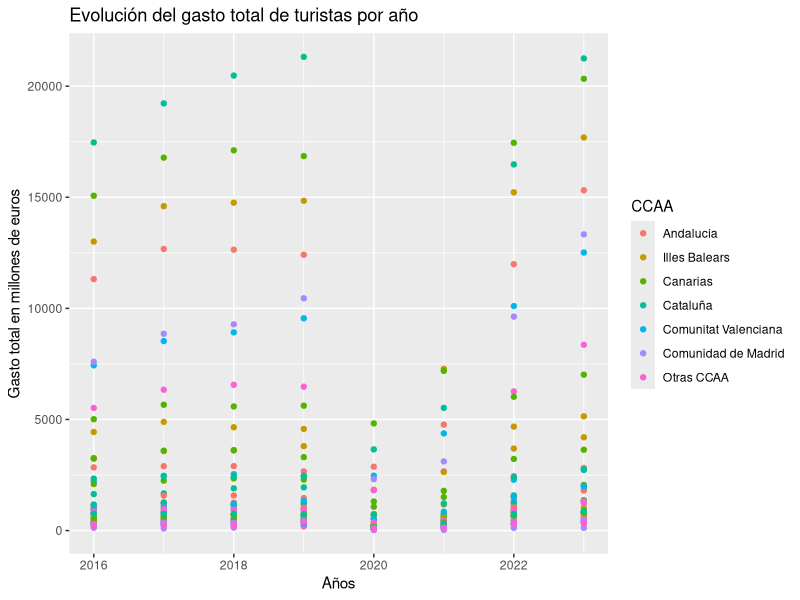
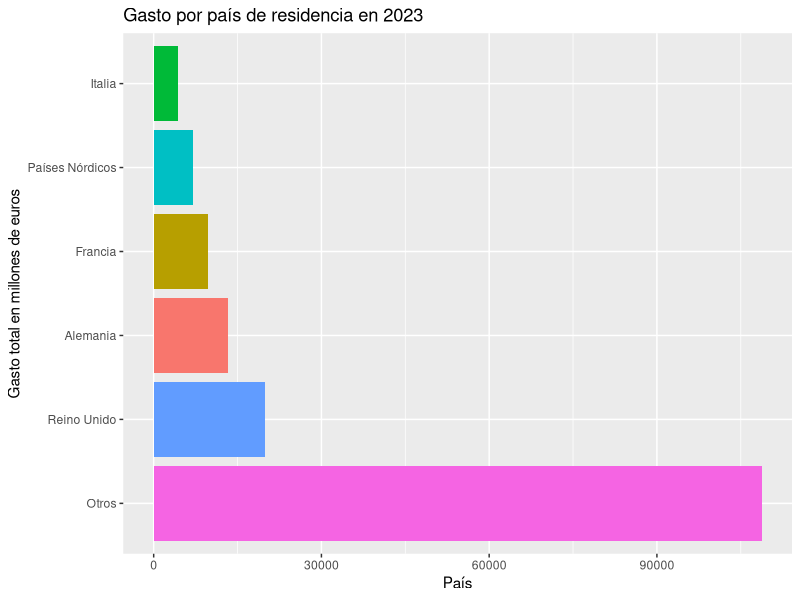
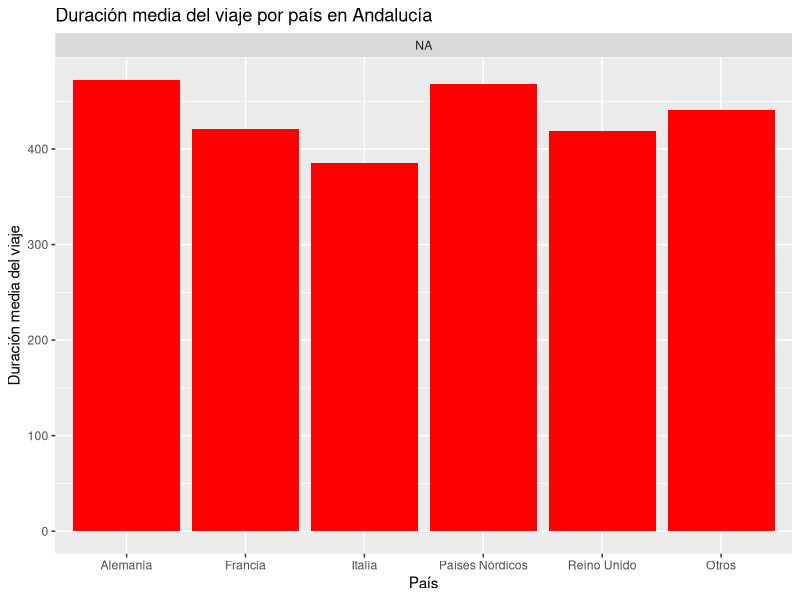
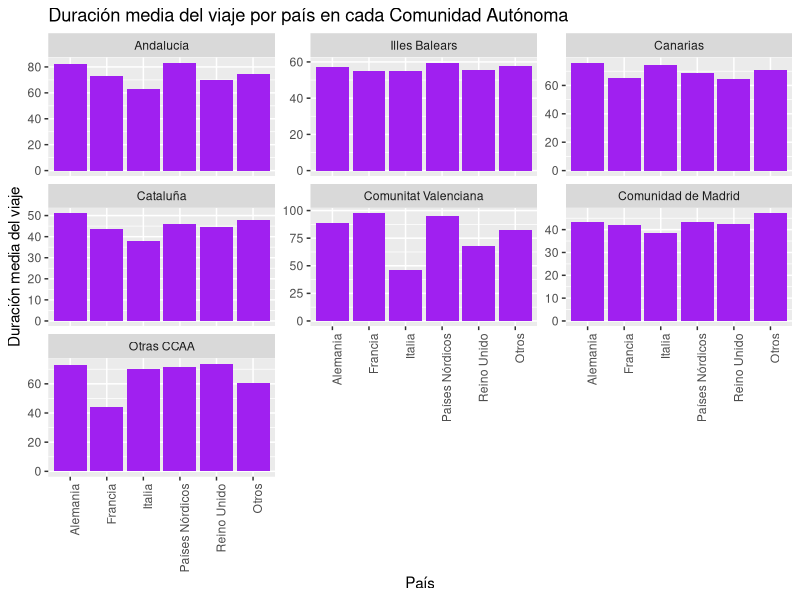
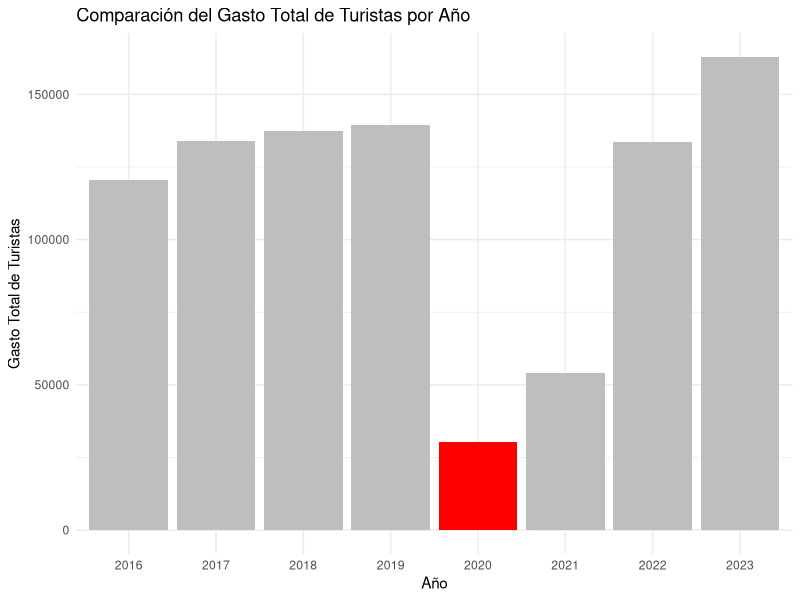
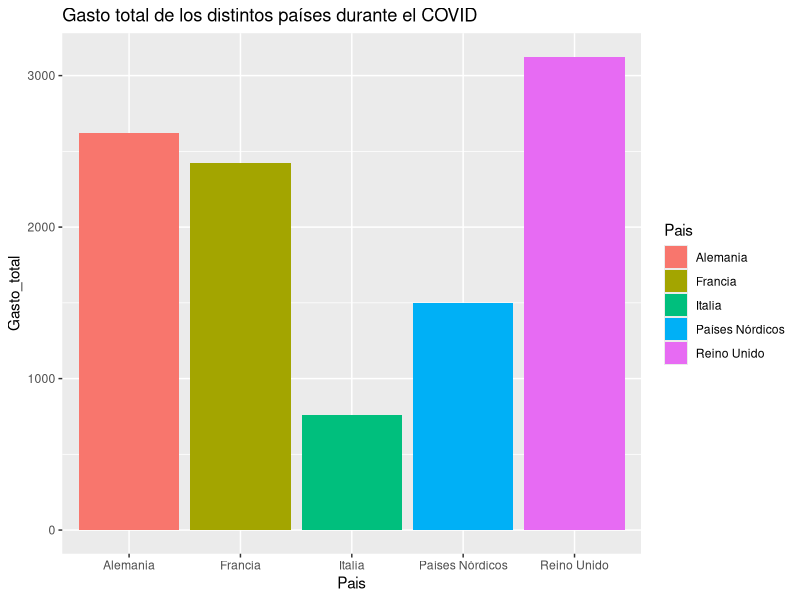
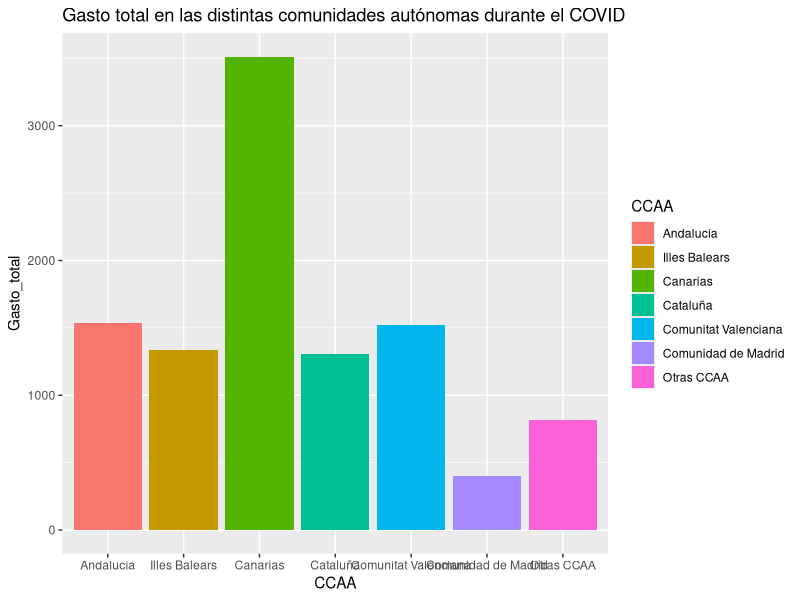
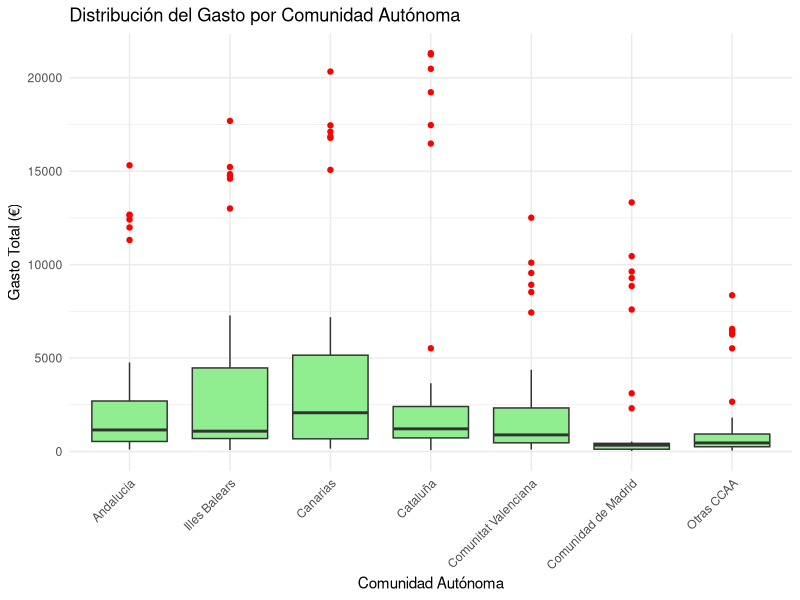

Reproduce these figures in R, in order.
## ---- chunk 1
# Setup Chunk
library(here)  
library(knitr)

knitr::opts_chunk$set(echo = TRUE)
knitr::opts_knit$set(root.dir = here::here()) # Setwd() a la carpeta del 
#proyecto ProyectoAED2024 debido a que por defecto el Rmd trabaja en el working 
#directory de la carpeta ProyectoAED2024_Rmd
#knitr::opts_chunk$set(size = "footnotesize") # use smaller font in the chunks
knitr::opts_chunk$set(tidy.opts = list(width.cutoff = 60), tidy = TRUE)

## ---- chunk 2
rm(list=ls())  # Borrado de todas las variables
## ---- chunk 3
library(readr)  # Librería para importación de datos
library(dplyr) # Librería para arreglo de datos
library(tidyr) # Librería para arreglo de datos
library(ggplot2) # Librería para gráficas
## ---- chunk 4
gastos<- read_delim("data/Gasto_turistas_internacionales_segun_comunidad_paisresidencia.csv",  delim = ";", escape_double = FALSE, trim_ws = TRUE)

## ---- chunk 5
tipos_datos <- unique(gastos$`Gastos y duración media de los viajes`)
tipos_datos # Vemos cuantas variables tenemos que transformar a columnas
datos <-pivot_wider(gastos,names_from=`Gastos y duración media de los viajes`, values_from=Total)
## ---- chunk 6
unique(datos$`Tipo de dato`)

# Nos quedamos únicamente con los datos base, quitando las tasas de variación
datos <- subset(datos, datos$`Tipo de dato`== unique(datos$`Tipo de dato`)[1])
# Quito la columna irrelevante
datos <- subset(datos, select = -`Tipo de dato`)
## ---- chunk 7

nombres_columnas <- c("Pais", "CCAA", "Periodo", "Gasto_total", "Gasto_medio_persona", "Gasto_medio_diario_persona", "Duracion_media")
colnames(datos)<- nombres_columnas
colnames(datos)
## ---- chunk 8
# lapply(datos,class)
## ---- chunk 9
# Quitar punto de miles
datos[, 4:ncol(datos)] <- lapply(datos[, 4:ncol(datos)], function(x) gsub("\\.", "", x))
# Sustituir coma decimal por punto decimal
datos[, 4:ncol(datos)] <- lapply(datos[, 4:ncol(datos)], function(x) gsub(",", ".", x))
# Transformar a numerico
datos[, 4:ncol(datos)] <- lapply(datos[, 4:ncol(datos)], function(x) as.numeric(x))
# Comprobamos la clase
# lapply(datos,class)
## ---- chunk 10
any(is.na(datos))
## ---- chunk 11
# unique(datos$`País de residencia`)
# Transformacion a factor de paises de residencia
datos$Pais <- as.factor(datos$Pais)
## ---- chunk 12
# Guardamos los datos totales por si resultan útiles en el futuro
datos_totales <- subset(datos,datos$Pais == "Total" | datos$CCAA == "Total")
datos_total_por_residencia <- subset(datos, datos$CCAA == "Total")
## ---- chunk 13
# Quitar filas de total de columna comunidades autonomas
datos <- subset(datos,datos$CCAA != "Total")
## ---- chunk 14
# Transformacion a factor de nombres de comunidades
#unique(datos$`Total Nacional y CCAA`)
datos$CCAA<- as.factor(datos$CCAA)
# Cambiamos de nombre los niveles del factor
levels(datos$CCAA) <- c("Andalucía", "Illes Balears","Canarias", "Cataluña","Comunitat Valenciana", "Comunidad de Madrid", "Otras CCAA")


## ---- chunk 15
# Cambiar el nombre de las filas
paises <- levels(datos$Pais)
paises[paises=="Total"] <- "Otros"
levels(datos$Pais) <- paises

## ---- chunk 16
comunidades <- levels(datos$CCAA)
anos <- unique(datos$Periodo)
for (i in comunidades){
  for (j in anos){
  aux <- datos[datos$CCAA==i & datos$Periodo == j, "Gasto_total"]
datos[datos$CCAA==i & datos$Periodo == j & datos$Pais == "Otros", "Gasto_total"]<- aux[length(aux),] - sum(aux[1:length(aux)-1,])  
  }
}

## ---- chunk 17
# Duracion media
for (i in comunidades){
  for (j in anos){
  aux <- datos[datos$CCAA==i & datos$Periodo == j, "Duracion_media"]
datos[datos$CCAA==i & datos$Periodo == j & datos$Pais == "Otros", "Duracion_media"]<- (aux[length(aux),]- (5/194)*sum(aux[1:length(aux)-1,]))*194/(194-5)
  }
}

## ---- chunk 18
# Gasto_medio_persona
for (i in comunidades){
  for (j in anos){
  aux <- datos[datos$CCAA==i & datos$Periodo == j, "Gasto_medio_persona"]
datos[datos$CCAA==i & datos$Periodo == j & datos$Pais == "Otros", "Gasto_medio_persona"]<- (aux[length(aux),]- (5/194)*sum(aux[1:length(aux)-1,]))*194/(194-5)
  }
}

## ---- chunk 19
# Gasto_medio_diario_persona
for (i in comunidades){
  for (j in anos){
  aux <- datos[datos$CCAA==i & datos$Periodo == j, "Gasto_medio_diario_persona"]
datos[datos$CCAA==i & datos$Periodo == j & datos$Pais == "Otros", "Gasto_medio_diario_persona"]<- (aux[length(aux),]- (5/194)*sum(aux[1:length(aux)-1,]))*194/(194-5)
  }
}

rm(i,j,anos,comunidades, paises, aux) # Borrar variables auxiliares
## ---- chunk 20
summary(datos)
## ---- chunk 21
knitr::kable(datos[1:10, ], format = "latex", 
             booktabs = TRUE, 
             caption = "This is a table caption. Tables should be placed in the 
             main text near to the first time they are~cited.", 
             align = 'ccc', centering = FALSE,
             table.envir = "table", position = "H")
## ---- chunk 22
# Visualización de los datos e interpretación de los posibles patrones

# Visualización previa para tener una idea de ciertas variables de los datos
ggplot(datos, aes(x = Periodo, y = Gasto_total, color = CCAA, group = 1)) +
  geom_point() +
  labs(title = "Evolución del gasto total de turistas por año", x  = "Años", y = "Gasto total en millones de euros")

# Nos centramos en un año en concreto y visualizamos el gasto total por país en ese año
ggplot(datos[datos$Periodo == 2023, ], aes(x = reorder(Pais, -Gasto_total), y = Gasto_total)) +
  geom_bar(stat = "identity", aes(fill = Pais)) +
  coord_flip() +
  labs(title = "Gasto por país de residencia en 2023", x = "Gasto total en millones de euros", y = "País") +  
  theme(legend.position = "none")

# Para analizar únicamente una variable por país en una sola Comunidad Autónoma.
ggplot(datos, aes(x = Pais, y = Duracion_media)) + 
  geom_bar(stat = "identity", fill = "red") +
  facet_grid(.~CCAA["i"],scales = "free") +
  labs(title = "Duración media del viaje por país en Andalucía", x = "País", y = "Duración media del viaje")
## ---- chunk 23
# Para todas las Comunidades Autónomas por separado
ggplot(datos, aes(x = Pais, y = Duracion_media)) + 
  geom_bar(stat = "identity", fill = "purple") +
  facet_wrap(~ CCAA, scales = "free_y") +  
  labs(title = "Duración media del viaje por país en cada Comunidad Autónoma", 
       x = "País", 
       y = "Duración media del viaje") +
  theme(axis.text.x = element_text(angle = 90, hjust = 1))


## ---- chunk 24
library(tidyr)

covid <- datos[datos$Periodo == 2020, ]
no_covid <- datos[datos$Periodo != 2020, ]
media_sin_covid <- mean(no_covid$Gasto_total[])
media_covid <- mean(covid$Gasto_total)
cat("La media del gasto total durante el COVID es de", media_covid,"millones de euros\n")
cat("Mientras que sin COVID es de", media_sin_covid,"millones de euros\n")




datos %>% ggplot(aes(x = factor(Periodo), y = Gasto_total, fill = (Periodo == 2020))) +
  geom_bar(stat = "identity") +
  scale_fill_manual(values = c("grey", "red")) +
  labs(x = "Año", y = "Gasto Total de Turistas", title = "Comparación del Gasto Total de Turistas por Año") +
  theme_minimal() +
  theme(legend.position = "none")

covid_sin_otros <- covid[covid$Pais != "Otros", ] # Elimino los datos correspondientes a otros países ya que son una suma y no se representa correctamente la tendencia.
covid_sin_otros %>% ggplot(aes(x = Pais, y = Gasto_total, fill = Pais)) + geom_bar(stat = "identity") + labs(title = "Gasto total de los distintos países durante el COVID") # Reino Unido gastó más en COVID que el resto de países, Italia el que menos.


## ---- chunk 25
#¿En qué comunidad autónoma se viajó más durante el COVID?
covid_sin_otros %>% ggplot(aes(x = CCAA, y = Gasto_total, fill = CCAA)) + geom_bar(stat = "identity")  + labs(title = "Gasto total en las distintas comunidades autónomas durante el COVID")

# En Canarias el gasto de turistas fue mayor que en el resto de Comunidades Autónomas durante el COVID, ¿menor regulación?
## ---- chunk 26
ggplot(datos, aes(x = CCAA, y = Gasto_total)) +
  geom_boxplot(outlier.colour = "red", fill = "lightgreen") +
  labs(title = "Distribución del Gasto por Comunidad Autónoma",
       x = "Comunidad Autónoma",
       y = "Gasto Total (€)") +
  theme_minimal() +
  theme(axis.text.x = element_text(angle = 45, hjust = 1))

#
datos_total_por_residencia %>% filter(Pais != "Total") %>% ggplot(aes(x =Periodo, y = Gasto_total)) + geom_point(aes(color = Pais), size = 2) + geom_line() + facet_wrap(.~Pais, ncol = 2, scales = "free") +
  theme_minimal() +
  theme(axis.text.x = element_text(angle = 45, hjust = 1))+
  labs(title = "Distribución del Gasto total por Pais para cada año")
